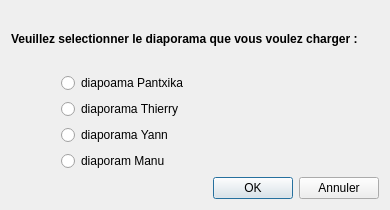
<?xml version="1.0" encoding="UTF-8"?>
<ui version="4.0">
 <class>DialogDiaporama</class>
 <widget class="QDialog" name="DialogDiaporama">
  <property name="geometry">
   <rect>
    <x>0</x>
    <y>0</y>
    <width>390</width>
    <height>210</height>
   </rect>
  </property>
  <property name="windowTitle">
   <string>Dialog</string>
  </property>
  <layout class="QVBoxLayout" name="verticalLayout_2">
   <item>
    <widget class="QLabel" name="lchangerDiapo">
     <property name="font">
      <font>
       <bold>true</bold>
      </font>
     </property>
     <property name="text">
      <string>Veuillez selectionner le diaporama que vous voulez charger :</string>
     </property>
    </widget>
   </item>
   <item>
    <layout class="QVBoxLayout" name="verticalLayout">
     <property name="leftMargin">
      <number>50</number>
     </property>
     <item>
      <widget class="QRadioButton" name="rbDiapoPantxika">
       <property name="font">
        <font>
         <pointsize>9</pointsize>
         <bold>false</bold>
        </font>
       </property>
       <property name="text">
        <string>diapoama Pantxika</string>
       </property>
      </widget>
     </item>
     <item>
      <widget class="QRadioButton" name="rbDiapoThierry">
       <property name="text">
        <string>diaporama Thierry</string>
       </property>
      </widget>
     </item>
     <item>
      <widget class="QRadioButton" name="rbDiapoYann">
       <property name="text">
        <string>diaporama Yann</string>
       </property>
      </widget>
     </item>
     <item>
      <widget class="QRadioButton" name="rbDiapoManu">
       <property name="text">
        <string>diaporam Manu</string>
       </property>
      </widget>
     </item>
    </layout>
   </item>
   <item>
    <layout class="QHBoxLayout" name="horizontalLayout">
     <item>
      <spacer name="horizontalSpacer">
       <property name="orientation">
        <enum>Qt::Horizontal</enum>
       </property>
       <property name="sizeHint" stdset="0">
        <size>
         <width>40</width>
         <height>20</height>
        </size>
       </property>
      </spacer>
     </item>
     <item>
      <widget class="QPushButton" name="btnOk">
       <property name="text">
        <string>OK</string>
       </property>
      </widget>
     </item>
     <item>
      <widget class="QPushButton" name="btnAnnuler">
       <property name="text">
        <string>Annuler</string>
       </property>
      </widget>
     </item>
    </layout>
   </item>
  </layout>
 </widget>
 <resources/>
 <connections/>
</ui>
